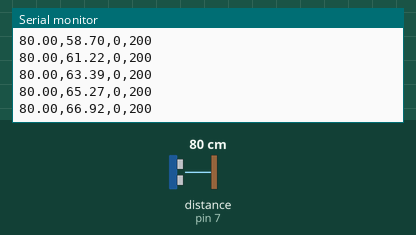
The sketch below on a simulated Arduino Uno, built with avr-gcc and run on an emulated ATmega328P. Parts: the last lines printed to the serial monitor. The test bench sets the inputs (shaded band); at power-on: distance to the obstacle (sensor on pin 7) 80 cm.

Above: at 1.2 s.
1.3 s: distance to the obstacle (sensor on pin 7) set to 2 cm
At 1.39 s:
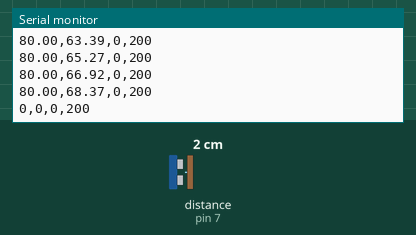
2.8 s: distance to the obstacle (sensor on pin 7) set to 35 cm
At 2.8 s:
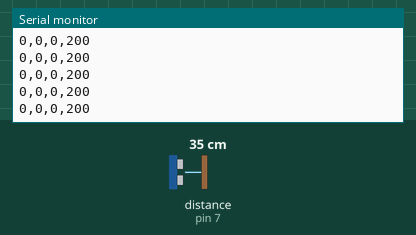
Timing chart, 0 to 5.8 s (numbered marks = the images above; inputs shaded):
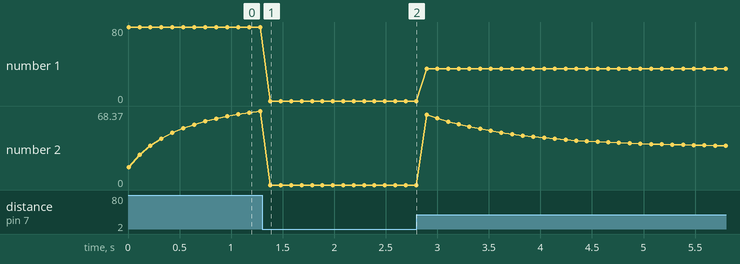

Measured:
- after the input at 1.3 s, the serial monitor: prints a new line after 0.08 s (image 1)
- plotted number 1: 0 → 35 after the input at 2.8 s
- plotted number 2: 0 → 35 after the input at 2.8 s

The sketch:

simple-kalman.ino
```cpp
//https://github.com/Martinsos/arduino-lib-hc-sr04
#include <HCSR04.h>

UltraSonicDistanceSensor distanceSensor(6, 7); //Tr, Ec

float x_est = 0; //stima iniziale
float P = 1; //incertezza stima

float Q = 0.05;
float R = 4;

void setup() {
  Serial.begin(9600);

}

void loop() {
  float dist = distanceSensor.measureDistanceCm();

  if ((dist > 2) && (dist < 200)) {
    float kout = kalman(dist);
    Serial.print(dist);
    Serial.print(",");
    Serial.print(kout);
    Serial.println(",0,200");
  } else {
    Serial.println("0,0,0,200");
  }

  delay(100);

}

float kalman(float misura){
  float x_pred = x_est;
  float P_pred = P + Q;

  float K = P_pred / (P_pred + R);
  x_est = x_pred + K * (misura - x_pred);
  P = (1-K) * P_pred;

  return x_est;
}
```
